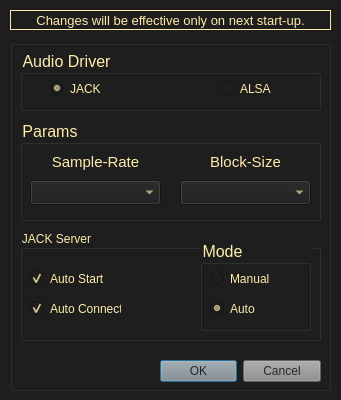
<?xml version="1.0" encoding="UTF-8"?>
<ui version="4.0">
 <class>Dialog_AudioSettings</class>
 <widget class="QDialog" name="Dialog_AudioSettings">
  <property name="geometry">
   <rect>
    <x>0</x>
    <y>0</y>
    <width>341</width>
    <height>400</height>
   </rect>
  </property>
  <property name="windowTitle">
   <string>JACK Settings</string>
  </property>
  <property name="styleSheet">
   <string notr="true">background-color: rgb(30, 30, 30);
border-color: rgb(255, 236, 23);
color: rgb(255, 236, 170);</string>
  </property>
  <widget class="QGroupBox" name="groupBox">
   <property name="geometry">
    <rect>
     <x>10</x>
     <y>40</y>
     <width>321</width>
     <height>351</height>
    </rect>
   </property>
   <property name="autoFillBackground">
    <bool>false</bool>
   </property>
   <property name="title">
    <string/>
   </property>
   <widget class="QDialogButtonBox" name="buttonBox_AudioParamsOkCancel">
    <property name="geometry">
     <rect>
      <x>150</x>
      <y>320</y>
      <width>161</width>
      <height>23</height>
     </rect>
    </property>
    <property name="styleSheet">
     <string notr="true">background-color: rgb(140, 140, 140);
color: rgb(39, 39, 39);
disabled-background-color: rgb(40,40,40);</string>
    </property>
    <property name="standardButtons">
     <set>QDialogButtonBox::Cancel|QDialogButtonBox::Ok</set>
    </property>
   </widget>
   <widget class="QGroupBox" name="groupBox_JackParamsJackServer">
    <property name="geometry">
     <rect>
      <x>10</x>
      <y>190</y>
      <width>301</width>
      <height>111</height>
     </rect>
    </property>
    <property name="title">
     <string>JACK Server</string>
    </property>
    <widget class="QCheckBox" name="checkBox_JackParamsAutoStart">
     <property name="geometry">
      <rect>
       <x>10</x>
       <y>40</y>
       <width>81</width>
       <height>17</height>
      </rect>
     </property>
     <property name="text">
      <string>Auto Start</string>
     </property>
     <property name="checked">
      <bool>true</bool>
     </property>
    </widget>
    <widget class="QCheckBox" name="checkBox_JackParamsAutoConnect">
     <property name="geometry">
      <rect>
       <x>10</x>
       <y>70</y>
       <width>91</width>
       <height>17</height>
      </rect>
     </property>
     <property name="text">
      <string>Auto Connect</string>
     </property>
     <property name="checked">
      <bool>true</bool>
     </property>
    </widget>
    <widget class="QGroupBox" name="groupBox_JackParamsMode">
     <property name="geometry">
      <rect>
       <x>180</x>
       <y>10</y>
       <width>111</width>
       <height>91</height>
      </rect>
     </property>
     <property name="font">
      <font>
       <pointsize>12</pointsize>
      </font>
     </property>
     <property name="title">
      <string>Mode</string>
     </property>
     <widget class="QRadioButton" name="radioButton_JackParamsAutoMode">
      <property name="geometry">
       <rect>
        <x>10</x>
        <y>60</y>
        <width>71</width>
        <height>17</height>
       </rect>
      </property>
      <property name="text">
       <string>Auto</string>
      </property>
      <property name="checked">
       <bool>true</bool>
      </property>
     </widget>
     <widget class="QRadioButton" name="radioButton_JackParamsManualMode">
      <property name="geometry">
       <rect>
        <x>10</x>
        <y>30</y>
        <width>71</width>
        <height>17</height>
       </rect>
      </property>
      <property name="text">
       <string>Manual</string>
      </property>
     </widget>
    </widget>
   </widget>
   <widget class="QGroupBox" name="groupBox_AudioDriver">
    <property name="geometry">
     <rect>
      <x>10</x>
      <y>10</y>
      <width>301</width>
      <height>61</height>
     </rect>
    </property>
    <property name="font">
     <font>
      <pointsize>12</pointsize>
     </font>
    </property>
    <property name="title">
     <string>Audio Driver</string>
    </property>
    <widget class="QRadioButton" name="radioButton_AudioDriverALSA">
     <property name="geometry">
      <rect>
       <x>200</x>
       <y>30</y>
       <width>71</width>
       <height>17</height>
      </rect>
     </property>
     <property name="text">
      <string>ALSA</string>
     </property>
     <property name="checked">
      <bool>false</bool>
     </property>
    </widget>
    <widget class="QRadioButton" name="radioButton_AudioDriverJack">
     <property name="geometry">
      <rect>
       <x>30</x>
       <y>30</y>
       <width>71</width>
       <height>17</height>
      </rect>
     </property>
     <property name="text">
      <string>JACK</string>
     </property>
     <property name="checked">
      <bool>true</bool>
     </property>
    </widget>
   </widget>
   <widget class="QGroupBox" name="groupBox_AudioParams">
    <property name="geometry">
     <rect>
      <x>10</x>
      <y>80</y>
      <width>301</width>
      <height>101</height>
     </rect>
    </property>
    <property name="font">
     <font>
      <pointsize>12</pointsize>
     </font>
    </property>
    <property name="title">
     <string>Params</string>
    </property>
    <widget class="QComboBox" name="comboBox_AudioParamsSampleRate">
     <property name="geometry">
      <rect>
       <x>10</x>
       <y>60</y>
       <width>131</width>
       <height>25</height>
      </rect>
     </property>
     <property name="font">
      <font>
       <pointsize>11</pointsize>
      </font>
     </property>
     <property name="editable">
      <bool>false</bool>
     </property>
    </widget>
    <widget class="QLabel" name="label_AudioParamsSampleRate">
     <property name="geometry">
      <rect>
       <x>20</x>
       <y>30</y>
       <width>111</width>
       <height>23</height>
      </rect>
     </property>
     <property name="font">
      <font>
       <pointsize>11</pointsize>
      </font>
     </property>
     <property name="text">
      <string>Sample-Rate</string>
     </property>
     <property name="alignment">
      <set>Qt::AlignCenter</set>
     </property>
    </widget>
    <widget class="QComboBox" name="comboBox_AudioParamsBlockSize">
     <property name="geometry">
      <rect>
       <x>160</x>
       <y>60</y>
       <width>131</width>
       <height>25</height>
      </rect>
     </property>
     <property name="font">
      <font>
       <pointsize>11</pointsize>
      </font>
     </property>
     <property name="editable">
      <bool>false</bool>
     </property>
    </widget>
    <widget class="QLabel" name="label_AudioParamsBlockSize">
     <property name="geometry">
      <rect>
       <x>170</x>
       <y>30</y>
       <width>111</width>
       <height>23</height>
      </rect>
     </property>
     <property name="font">
      <font>
       <pointsize>11</pointsize>
      </font>
     </property>
     <property name="text">
      <string>Block-Size</string>
     </property>
     <property name="alignment">
      <set>Qt::AlignCenter</set>
     </property>
    </widget>
   </widget>
  </widget>
  <widget class="QLabel" name="label_JackSettingsEffective">
   <property name="geometry">
    <rect>
     <x>10</x>
     <y>10</y>
     <width>321</width>
     <height>20</height>
    </rect>
   </property>
   <property name="font">
    <font>
     <pointsize>10</pointsize>
    </font>
   </property>
   <property name="frameShape">
    <enum>QFrame::Box</enum>
   </property>
   <property name="text">
    <string>Changes will be effective only on next start-up.</string>
   </property>
   <property name="alignment">
    <set>Qt::AlignCenter</set>
   </property>
  </widget>
 </widget>
 <resources/>
 <connections/>
</ui>
